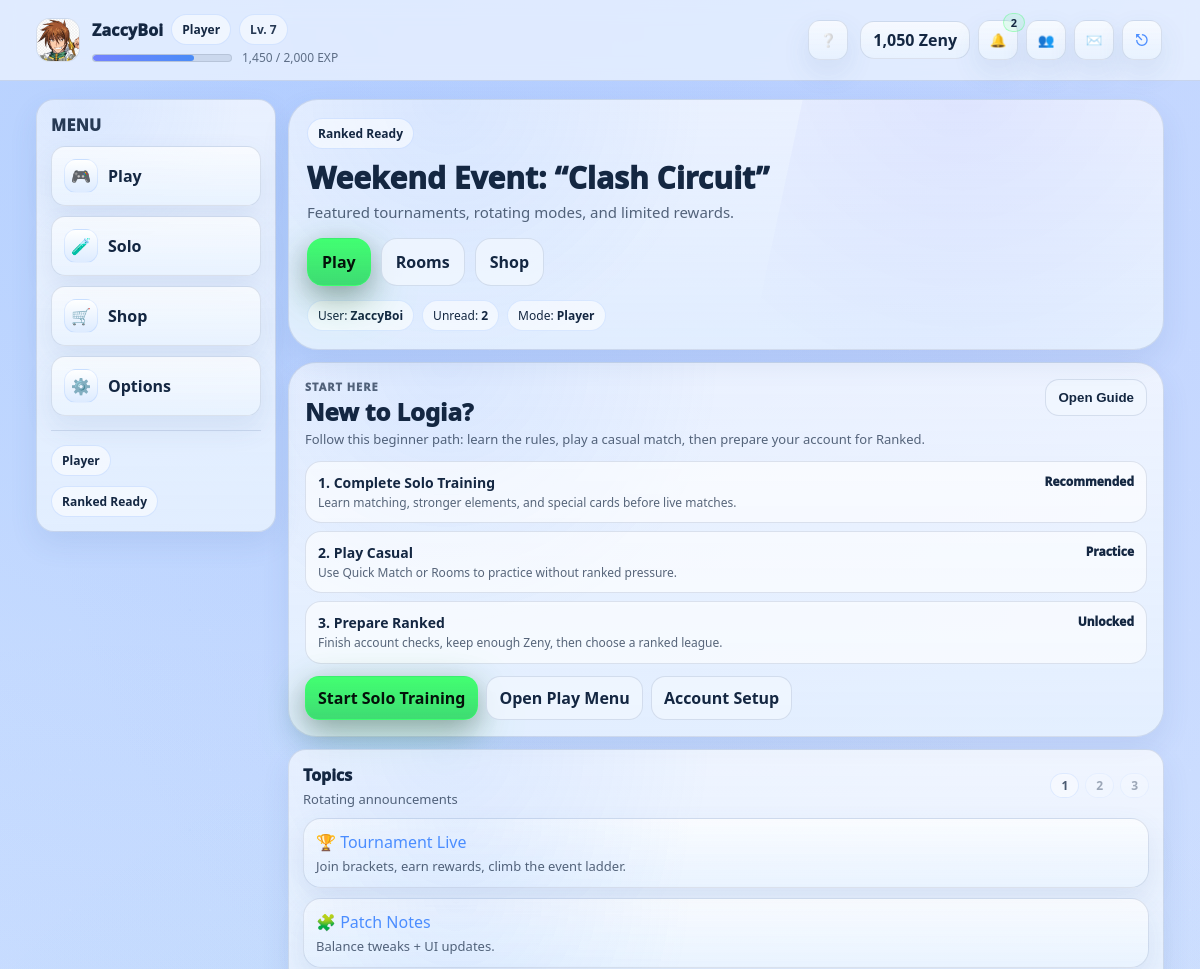
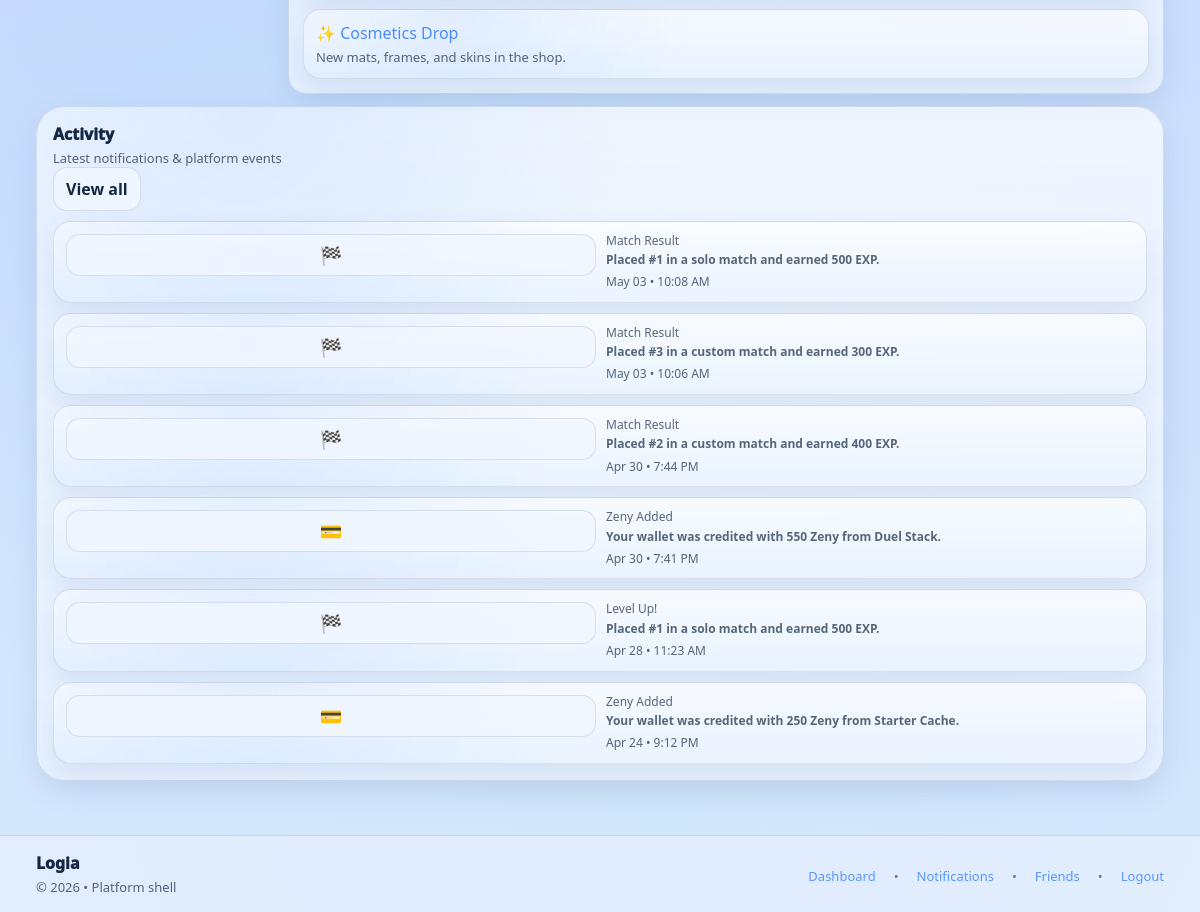
Page /dashboard.php (signed in) on the committed database (2 pictures, top to bottom).
### tables this page shows
CREATE TABLE `users` (
  `id` bigint UNSIGNED NOT NULL,
  `username` varchar(32) NOT NULL,
  `email` varchar(255) NOT NULL,
  `password_hash` varchar(255) NOT NULL,
  `display_name` varchar(64) DEFAULT NULL,
  `email_verified_at` datetime DEFAULT NULL,
  `failed_login_attempts` int NOT NULL DEFAULT '0',
  `security_challenge_required` tinyint(1) NOT NULL DEFAULT '0',
  `last_failed_login_at` datetime DEFAULT NULL,
  `approval_status` enum('pending','approved','rejected') NOT NULL DEFAULT 'pending',
  `approved_by` bigint UNSIGNED DEFAULT NULL,
  `approved_at` datetime DEFAULT NULL,
  `rejected_reason` varchar(255) DEFAULT NULL,
  `is_active` tinyint(1) NOT NULL DEFAULT '1',
  `is_guest` tinyint(1) NOT NULL DEFAULT '0',
  `banned_until` datetime DEFAULT NULL,
  `bank_link_status` enum('none','pending','linked','failed') NOT NULL DEFAULT 'none',
  `bank_linked_at` datetime DEFAULT NULL,
  `appearance_mode` enum('default','dark','light') NOT NULL DEFAULT 'default',
  `last_login_at` datetime DEFAULT NULL,
  `created_at` datetime NOT NULL DEFAULT CURRENT_TIMESTAMP,
  `updated_at` datetime NOT NULL DEFAULT CURRENT_TIMESTAMP ON UPDATE CURRENT_TIMESTAMP,
  `level` int DEFAULT '1',
  `exp` int DEFAULT '0',
  `exp_to_next` int DEFAULT '100',
  `credits` int DEFAULT '0',
  `ranked_unlocked` tinyint(1) NOT NULL DEFAULT '0',
  `matches_played` int DEFAULT '0',
  `matches_won` int DEFAULT '0',
  `bio` text,
  `avatar_path` varchar(255) DEFAULT NULL,
  `favorite_deck` varchar(100) DEFAULT NULL,
  `tagline` varchar(120) DEFAULT NULL
);

CREATE TABLE `dashboard_notifications` (
  `id` bigint UNSIGNED NOT NULL,
  `user_id` bigint UNSIGNED NOT NULL,
  `type` varchar(32) NOT NULL,
  `title` varchar(120) NOT NULL,
  `body` varchar(500) DEFAULT NULL,
  `link_url` varchar(255) DEFAULT NULL,
  `is_read` tinyint(1) NOT NULL DEFAULT '0',
  `created_at` datetime NOT NULL DEFAULT CURRENT_TIMESTAMP,
  `read_at` datetime DEFAULT NULL
);

### dashboard.php (the view, shortened to what the rows shown need)
<?php
require_once __DIR__ . "/includes/db.php";
require_once __DIR__ . "/includes/helpers.php";
require_once __DIR__ . "/includes/auth.php";
require_once __DIR__ . "/includes/ui.php";
$u  = current_user();
$bp = base_path();
$notes  = fetch_notifications($mysqli, (int)$u['id'], 6);
ui_header("Dashboard");
?>
<section class="section section--flush-top">
  <div class="hub-grid">
    <main class="page-main">
      <div class="card hub-hero">
        <div class="hero-body">
          <h2>Weekend Event: “Clash Circuit”</h2>
        </div>
      </div>
    </main>
    <aside class="hub-right">
      <div class="card panel-card--lg">
        <div class="stack-10 hub-mt-12">
          <?php if (!$notes): ?>
            <div class="empty-state">
              No notifications yet.
            </div>
          <?php else: ?>
            <?php foreach ($notes as $n): ?>
              <?php
                $icon = notif_icon((string)$n['type']);
                $when = $n['created_at'] ? date("M d • g:i A", strtotime((string)$n['created_at'])) : '';
                $link = trim((string)($n['link_url'] ?? ''));
                if ($link !== '') {
                  $link = preg_replace('~^/cardgame/~', '/', $link);
                }
                if ($link === '') {
                  $href = $bp . "/notifications.php";
                } elseif (preg_match('~^https?://~i', $link)) {
                  $href = $link;
                } elseif (strpos($link, '/') === 0) {
                  $href = $bp . $link;
                } else {
                  $href = $bp . '/' . ltrim($link, '/');
                }
              ?>
            <a href="<?= h($href) ?>" class="card-soft activity-link">
              <div class="activity-row">
                <div class="activity-copy">
                  <?= $icon ?>
                </div>
                <div class="activity-main">
                  <div class="activity-kicker">
                    <?= h((string)($n['title'] ?? 'Notification')) ?>
                  </div>
                  <?php if (!empty($n['body'])): ?>
                    <div class="activity-body">
                      <?= h((string)$n['body']) ?>
                    </div>
                  <?php endif; ?>
                  <div class="activity-meta">
                    <?= h($when) ?>
                  </div>
                </div>
              </div>
            </a>
            <?php endforeach; ?>
          <?php endif; ?>
        </div>
      </div>
    </aside>
  </div>
</section>
<?php ui_footer(); ?>

### includes/ui.php (shortened to what the rows shown need)
<?php
require_once __DIR__ . '/helpers.php';
require_once __DIR__ . '/db.php';
require_once __DIR__ . '/auth.php';
function notif_icon(string $type): string {
  return match ($type) {
    'admin_approval'  => '🛡️',
    'security_alert'  => '🔐',
    'credit_update'   => '💳',
    'match_result'    => '🏁',
    'ranked_unlock'   => '🏆',
    'friend_request'  => '👥',
    'friend_accept'   => '✅',
    'message'         => '✉️',
    default           => '🔔',
  };
}
function fetch_notifications(mysqli $mysqli, int $user_id, int $limit = 8): array {
  $stmt = $mysqli->prepare("
    SELECT id, type, title, body, link_url, is_read, created_at
    FROM dashboard_notifications
    WHERE user_id = ?
    ORDER BY created_at DESC
    LIMIT ?
  ");
  $stmt->bind_param("ii", $user_id, $limit);
  $stmt->execute();
  $rows = $stmt->get_result()->fetch_all(MYSQLI_ASSOC);
  return $rows;
}
function ui_appearance_mode(array $u): string {
  $mode = (string)($u['appearance_mode'] ?? 'default');
  return $mode;
}
function ui_header(string $title = 'Dashboard', bool $is_hub = true): void {
  global $mysqli;
  $bp = base_path();
  $u  = current_user();
  $uid = (int)$u['id'];
  $stmt = $mysqli->prepare("
    SELECT *
    FROM users
    WHERE id = ?
    LIMIT 1
  ");
  $stmt->bind_param("i", $uid);
  $stmt->execute();
  $freshUser = $stmt->get_result()->fetch_assoc();
  if ($freshUser) {
    $u = $freshUser;
  }
  $is_guest = ((int)($u['is_guest'] ?? 0) === 1);
  $role_label = $is_guest ? 'Guest' : 'Player';
  $level   = (int)($u['level'] ?? 1);
  $exp     = (int)($u['exp'] ?? 0);
  $expNext = (int)($u['exp_to_next'] ?? 100);
  $exp_pct = $expNext > 0 ? min(100, round(($exp / $expNext) * 100)) : 0;
  $zenyBalance = (int)($u['credits'] ?? 0);
  ?>
<!doctype html>
<html lang="en">
<head>
  <link rel="stylesheet" href="<?= h($bp) ?>/assets/style.css"/>
  <link rel="stylesheet" href="<?= h($bp) ?>/assets/hub.css"/>
  <link rel="stylesheet" href="<?= h($bp) ?>/assets/userstyle.css"/>
</head>
<body class="<?= $is_hub ? 'hub' : '' ?>" data-appearance="<?= h(ui_appearance_mode($u)) ?>">
<header class="topnav">
  <div class="topnav__inner topnav__inner--hub">
    <a href="<?= h($bp) ?>/profile.php" title="Profile & Stats" class="topnav-profile">
      <?php $navAvatar = trim((string)($u['avatar_path'] ?? '')); ?>
      <?php if ($navAvatar !== ''): ?>
        <img
          src="<?= h($bp . '/' . ltrim($navAvatar, '/')) ?>"
          alt="Profile Avatar"
          class="topnav-profile__avatarimg"
        >
      <?php endif; ?>
      <div class="topnav-profile__meta">
        <div class="topnav-profile__row">
          <div class="topnav-profile__name">
            <?= h($u['display_name'] ?? $u['username']) ?>
          </div>
          <span class="pill"><?= h($role_label) ?></span>
          <span class="pill pill-soft" id="topnavLevelPill">Lv. <?= (int)$level ?></span>
        </div>
        <div class="topnav-profile__subrow">
          <div class="topnav-profile__xpbar">
            <i
              class="topnav-profile__xpfill"
              id="topnavXpFill"
              data-progress="<?= max(0, min(100, $exp_pct)) ?>"
            ></i>
          </div>
          <div class="topnav-profile__subtext" id="topnavXpText">
            <?= number_format($exp) ?> / <?= number_format($expNext) ?> EXP
          </div>
        </div>
      </div>
    </a>
    <div class="md-icons">
          <div
          class="md-ico-wrap md-balance-wrap"
          title="Zeny Balance"
        >
          <a
            href="<?= h($bp) ?>/shop.php?tab=credits"
            class="md-balance"
          >
            <span> <?= number_format($zenyBalance) ?> Zeny</span>
          </a>
    </div>
  </div>
</header>
<main class="container container--topspaced">
<?php
}
function ui_footer(): void {
  ?>
</main>
</body>
</html>
<?php
}

### rows in the picture
users: avatar_path (picture), display_name "ZaccyBoi", is_guest "Player", level "7", exp "1,450", exp_to_next "2,000", credits "1,050"
dashboard_notifications: type "🏁", title "Match Result", body "Placed #1 in a solo match and earned 500 EXP.", created_at "May 03 • 10:08 AM"
dashboard_notifications: type "🏁", title "Match Result", body "Placed #3 in a custom match and earned 300 EXP.", created_at "May 03 • 10:06 AM"
dashboard_notifications: type "🏁", title "Match Result", body "Placed #2 in a custom match and earned 400 EXP.", created_at "Apr 30 • 7:44 PM"
dashboard_notifications: type "💳", title "Zeny Added", body "Your wallet was credited with 550 Zeny from Duel Stack.", created_at "Apr 30 • 7:41 PM"
dashboard_notifications: type "🏁", title "Level Up!", body "Placed #1 in a solo match and earned 500 EXP.", created_at "Apr 28 • 11:23 AM"
dashboard_notifications: type "💳", title "Zeny Added", body "Your wallet was credited with 250 Zeny from Starter Cache.", created_at "Apr 24 • 9:12 PM"

### other values in the picture
$unread "2"
$u['username'] "ZaccyBoi"
